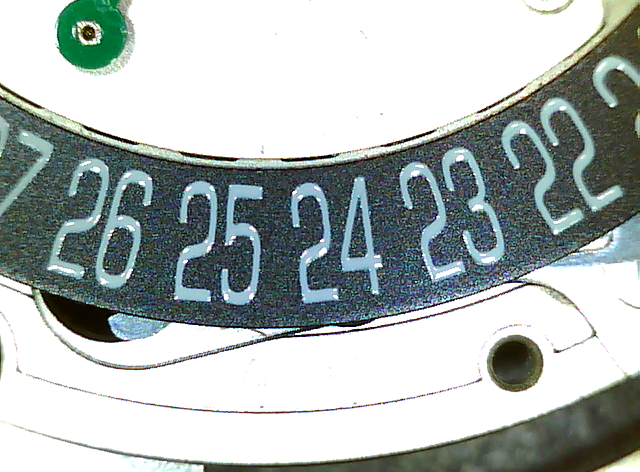
//> input picture OpencvTest2/fullPicture.png, 640 x 472 px, given in place of the camera
$ ./OpencvTest2_-_Backup_1   (built with g++ and OpenCV 4)
//> lines starting //> are read from the running program, lines starting //| are printed output that depends on the picture; after the words box and inside, x2 and y2 are one past the last pixel; in counts of white or black regions, pixels touching at a corner belong together
### OpencvTest2/stdafx.h
// stdafx.h : include file for standard system include files,
// or project specific include files that are used frequently, but
// are changed infrequently
//

#pragma once

#include "targetver.h"

#include <stdio.h>
#include <tchar.h>


// TODO: reference additional headers your program requires here

### OpencvTest2/OpencvTest2 - Backup 1.cpp
// OpencvTest2.cpp : Defines the entry point for the console application.
//

#include "stdafx.h"
#include <iostream>
#include <string>
#include <opencv2\opencv.hpp>
#include <stdio.h>
#include <stdlib.h>
#include <sys/timeb.h>
#include <vector>

#define _USE_MATH_DEFINES
#include <math.h>

using namespace std;
using namespace cv;

// Header
Mat takePicture(int cameraId);
void takeTrainingPicture(int cameraId);
void training();
bool saveXmlTraining(vector<int> classificationIntsTab, Mat trainingImagesAsFlattened);
void setInDataBase(int value, Mat numberMat, vector<int> &classificationIntsTab, Mat &trainingImagesAsFlattened);
int initKNN();
int applyKNN(Mat pictureToCompare);
Mat getPolygon(vector<vector<Point> > contours, int areaIndex, Mat img_src, bool numberIsStraight);
Mat setSearchingArea(Mat img_src);
int getNumberInPicture(Mat pictureToCompare);
int getMilliCount();
int getMilliSpan(int nTimeStart);
void pictureToPolygons(Mat img_src, Mat &leftPicture, Mat &rightPicture);
Mat getStraightPolygon(Mat img_src, Rect pictureBoundRect, vector<Point> pictureContour);
float angleConversion(float angle);

vector<Point> getContour(Mat pictureToCompare);
vector<int> applyShapeRecognition(Mat pictureToCompare);
vector<int> KNNRange(Mat pictureToCompare);
void echanger(Point2d tableau[], int a, int b);
void quickSort(Point2d tableau[], int debut, int fin);
int averageNumberFound(vector<int> range1, vector<int> range2);
vector<int> rangePerimeter(Mat pictureToCompare);
vector<int> findNearestPerimeters(vector<Point2d> perimeters, double actualPerimeter);

Mat getPolygonWithHierarchy(vector<vector<Point> > contours, int areaIndex, vector<Vec4i> hierarchy, Mat img_src);

// Constants to resize pictures
const int RESIZED_IMAGE_WIDTH = 40;
const int RESIZED_IMAGE_HEIGHT = 60;

// Constant to set if the program made a new training
const bool ASK_FOR_TRAINING_DEFAULT = false;

// Constant path
const string XML_PATH = "xml";
const string TRAINING_PICTURES_PATH = "new";

// Constant to filter size of polygons' deteted
int TOLERANCE_VALUE = 115;

// Search area in pourcentage of picture's size
int SEARCH_AREA_LEFT = 30;
int SEARCH_AREA_RIGHT = 60;
int SEARCH_AREA_TOP = 30;
int SEARCH_AREA_BOTTOM = 65;

// Local variable for training's matrix
Mat TrainingImagesAsFlattenedFloats;
Mat ClassificationInts;

using namespace std;
using namespace cv;

int main(int argc, char *argv[])
{
	int startTime;
	bool askForTraining = ASK_FOR_TRAINING_DEFAULT;

	// Set if training is required
	if (argc > 1) {
		if ((string)argv[1] == "true")
			askForTraining = true;
	}

	// Launch the training function
	if (askForTraining) {
		startTime = getMilliCount();
		cout << "--- Training started ---" << endl;
		training();
		cout << "Time takes to realize the training : " << getMilliSpan(startTime) << " milliseconds." << endl << endl;
	}

	// Loading xml
	startTime = getMilliCount();
	initKNN();
	cout << "Time token to load xml database :" << getMilliSpan(startTime) << endl;

	// Main loop
	int counter = 0;
	while (true) {
		Mat image;
		char key = 'q';
		while (key != ' ') {
			image = setSearchingArea(takePicture(1));
			imshow("Image prise", image);
			key = waitKey(10);
		}
		key = 'q';

		// Find Number's function with KNN method
		startTime = getMilliCount();
		int valueKNN = getNumberInPicture(image);
		cout << "Time token to find the good number with KNN method : " << getMilliSpan(startTime) << " milliseconds." << endl;

		// Find range of numbers with KNN method
		startTime = getMilliCount();
		Mat leftPicture, rightPicture;
		vector<int> knnRangeValuesLeft, knnRangeValuesRight;
		pictureToPolygons(image, leftPicture, rightPicture);
		knnRangeValuesRight = KNNRange(rightPicture);
		if(!leftPicture.empty())
			knnRangeValuesLeft = KNNRange(leftPicture);
		cout << "Time token to find the range of numbers with KNN methods : " << getMilliSpan(startTime) << " milliseconds." << endl;

		// [17 lines of commented-out code are left out]

		cout << "Range of values' found with KNN method : ";
		if (!knnRangeValuesLeft.empty()) {
			for (int i = 0; i < knnRangeValuesLeft.size(); ++i)
				cout << knnRangeValuesLeft[i] << " ";
			cout << "   ";
		}
		for (int i = 0; i < knnRangeValuesRight.size(); ++i)
			cout << knnRangeValuesRight[i] << " ";
		cout << endl;

		// [11 lines of commented-out code are left out]

		key = waitKey();
		if (key == 27) {
			break;
		}
		else if (key == 'f') {
			cout << "Number : ";
			string value;
			cin >> value;
			cout << "Number 2 : ";
			string value2;
			cin >> value2;
			imwrite(TRAINING_PICTURES_PATH + "\\" + value + "_picture" + value2 + ".png", image);
			training();
			initKNN();
		}
		cout << endl;
	}
    return 0;
}
/*
 * Function to take a picture
 */
Mat takePicture(int cameraId) {
//> called with cameraId = 1

	VideoCapture capture(cameraId);

	capture.set(CV_CAP_PROP_FRAME_WIDTH, 640);
	capture.set(CV_CAP_PROP_FRAME_HEIGHT, 480);
	capture.set(CV_CAP_PROP_GAIN, 0);

	if (!capture.isOpened()) {
		exit(1);
	}
	Mat picture;
	capture >> picture;
//> picture is the input picture: 472 rows x 640 cols, CV_8UC3; mean B, G, R 179.3, 180.7, 172
	if (picture.empty()) {
		exit(2);
	}
	return picture;
}

// [22 lines left out: function takeTrainingPicture, not called in this run]

/*
* Training function for the KNN algorithm
*/
// [42 lines left out: function training, not called in this run]

/*
* Function to save xml training files
*/
// [23 lines left out: function saveXmlTraining, not called in this run]

/*
* Function to add training picture's data in the different matrix
*/
// [10 lines left out: function setInDataBase, not called in this run]

/*
* Function to init KNN algorithm (load xml training files)
*/
int initKNN() {

	// File which contain the classification of numbers
	FileStorage fsClassifications(XML_PATH + "\\classification.xml", FileStorage::READ);

	if (!fsClassifications.isOpened()) {
		cout << "Error, unable to open training classifications file..." << endl;
		return -1;
	}
	fsClassifications["classifications"] >> ClassificationInts;
	fsClassifications.release();

	// File which contain the picture's matrix of numbers
	FileStorage fsTrainingImages(XML_PATH + "\\images.xml", FileStorage::READ);

	if (fsTrainingImages.isOpened() == false) {
		cout << "Error, unable to open training images file..." << endl;
		return -2;
	}
	fsTrainingImages["images"] >> TrainingImagesAsFlattenedFloats;
	fsTrainingImages.release();
}

/*
* Function to search which is the number (one digit) of the picture
*/
int applyKNN(Mat pictureToCompare) {

	CvMat training = TrainingImagesAsFlattenedFloats;											// NEW opencv 2.4
	CvMat classification = ClassificationInts;													// NEW opencv 2.4

	//Ptr<ml::KNearest> kNearest(ml::KNearest::create());										// OLD opencv 3.1
	//kNearest->train(TrainingImagesAsFlattenedFloats, ml::ROW_SAMPLE, ClassificationInts);		// OLD opencv 3.1
	int K = 1;																					// NEW opencv 2.4
	CvKNearest knn(&training, &classification, 0, false, K);									// NEW opencv 2.4
	CvMat* nearests = cvCreateMat(1, K, CV_32FC1);												// NEW opencv 2.4

	if(pictureToCompare.empty())
		return -3;

	Mat pictureFloat;
	resize(pictureToCompare, pictureToCompare, Size(RESIZED_IMAGE_WIDTH, RESIZED_IMAGE_HEIGHT));
	pictureToCompare.convertTo(pictureFloat, CV_32FC1);
	pictureFloat = pictureFloat.reshape(1, 1);

	Mat currentChar(0, 0, CV_32F);

	//kNearest->findNearest(pictureFloat, 1, currentChar);										// OLD opencv 3.1
	CvMat test = pictureFloat;																	// NEW opencv 2.4
	float fitCurrentChar = knn.find_nearest(&test, K, 0, 0, nearests, 0);						// NEW opencv 2.4

	//float fitCurrentChar = (float)currentChar.at<float>(0, 0);								// OLD opencv 3.1

	return int(fitCurrentChar) - 48;	// Because of ASCII
}

/*
* Function which return the polygon correspondant to the contour passed in parameters
* It also rotate polygon to have a straight number if bool is false
*/
// [46 lines left out: function getPolygon, not called in this run]

/*
* Function to set searching area
*/
Mat setSearchingArea(Mat img_src) {

	// Conversion in IplImage in order to use ROI
	IplImage *frame = new IplImage(img_src);

	// Calcul dimensions thanks to the percentage parameters
	int x = img_src.size().width*SEARCH_AREA_LEFT / 100;
	int y = img_src.size().height*SEARCH_AREA_TOP / 100;
	int width = img_src.size().width*SEARCH_AREA_RIGHT / 100 - x;
	int height = img_src.size().height*SEARCH_AREA_BOTTOM / 100 - y;

	// Set the new searching area
	cvSetImageROI(frame, cvRect(x, y, width, height));
	img_src = (cvarrToMat(frame).clone());
//> frame: 165 rows x 192 cols, CV_8UC3; every value is 255
	cvResetImageROI(frame);
//> frame: 472 rows x 640 cols, CV_8UC3; every value is 255
//> the 'q' key is pressed

	return img_src;
}

/*
* Function to find a number (with one or two digits) in a picture
*/
int getNumberInPicture(Mat pictureToCompare) {

	Mat leftPicture, rightPicture;

	pictureToPolygons(pictureToCompare, leftPicture, rightPicture);
	int valueLeft = applyKNN(leftPicture), valueRight = applyKNN(rightPicture);

	if (valueLeft < 0 && valueRight < 0) {
		return -1;
	}
	else {
		string result = "";
		if (valueLeft >= 0) {
			result += (valueLeft + 48);
		}
		if (valueRight >= 0) {
			result += (valueRight+48);
		}
		return stoi(result);
	}
}

/*
* Function get the actual time
*/
int getMilliCount() {
	timeb tb;
	ftime(&tb);
	int nCount = tb.millitm + (tb.time & 0xfffff) * 1000;
	return nCount;
}

/*
* Function to caculate the duration between now and an other time in parameter
*/
int getMilliSpan(int nTimeStart) {
	int nSpan = getMilliCount() - nTimeStart;
	if (nSpan < 0)
		nSpan += 0x100000 * 1000;
	return nSpan;
}

void pictureToPolygons(Mat img_src, Mat &leftPicture, Mat &rightPicture) {

	Mat img_temp;

	// Picture manipulation
	cvtColor(img_src, img_temp, CV_BGR2GRAY);
	blur(img_temp, img_temp, Size(3, 3));
	threshold(img_temp, img_temp, 127, 255, THRESH_BINARY);
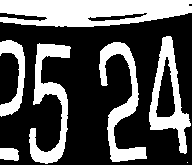
//> img_temp: 165 rows x 192 cols, CV_8UC1; 33.6% white; 7 white regions (1 under 20 px)

	// Search for the different polygons in picture
	vector<vector<Point> > contours;
	vector<Vec4i> hierarchy;
	findContours(img_temp, contours, hierarchy, CV_RETR_TREE, CV_CHAIN_APPROX_SIMPLE, Point(0, 0));
//> contours = 9 contours, 1 with area under 20; largest, box (x1, y1, x2, y2) and area: (0, 0, 192, 27) 4029, (149, 36, 191, 154) 2284, (29, 43, 71, 164) 1690, (99, 42, 147, 162) 1644, (155, 56, 176, 118) 744, (0, 40, 25, 117) 728, (87, 12, 148, 22) 245, (0, 148, 19, 161) 189

	// [7 lines of commented-out code are left out]
	int largestArea = 0, largestAreaIndex = 0, secondLargestArea = 0, secondLargestAreaIndex = 0;
	Rect boundRect1, boundRect2;
	for (int i = 0; i< contours.size(); i++)
	{
		double a = contourArea(contours[i], false);
		if (a > largestArea) {
			Rect temp = boundingRect(contours[i]);
			if (temp.br().y - temp.tl().y >= TOLERANCE_VALUE) {
				// Move largest to secondLargest
				secondLargestArea = largestArea;
				secondLargestAreaIndex = largestAreaIndex;
				boundRect2 = boundRect1;

				// a = largest
				largestArea = a;
				largestAreaIndex = i;
				boundRect1 = boundingRect(contours[i]);
			}
		}
		else if (a > secondLargestArea) {
			Rect temp = boundingRect(contours[i]);
			if (temp.br().y - temp.tl().y >= TOLERANCE_VALUE) {
				// a = secondLargest
				secondLargestArea = a;
				secondLargestAreaIndex = i;
				boundRect2 = boundingRect(contours[i]);
			}
		}
	}
//> this loop made 9 passes
//> (a, secondLargestArea, boundRect2, largestArea, boundRect1) on pass 6: (2283.5, 1689, Rect(29, 43, 42, 121), 2283, Rect(149, 36, 42, 118))
//> after the loop, secondLargestArea = 1689; secondLargestAreaIndex = 2; largestArea = 2283; largestAreaIndex = 5
	// Set which polygon is right and which is left
	int leftAreaIndex, rightAreaIndex;
	int leftArea, rightArea;
	if (boundRect1.tl().x < boundRect2.tl().x) {
		leftAreaIndex = largestAreaIndex;
		leftArea = largestArea;
		rightAreaIndex = secondLargestAreaIndex;
		rightArea = secondLargestArea;
	}
	else {
		rightAreaIndex = largestAreaIndex;
//> rightAreaIndex = 5
		rightArea = largestArea;
//> rightArea = 2283
		leftAreaIndex = secondLargestAreaIndex;
//> leftAreaIndex = 2
		leftArea = secondLargestArea;
//> leftArea = 1689
	}

	// Set left picture
	if (leftArea == 0) {
		leftPicture = NULL;
	}
	else {
		//leftPicture = getPolygon(contours, leftAreaIndex, img_temp, false);
		leftPicture = getPolygonWithHierarchy(contours, leftAreaIndex, hierarchy, img_temp);

	}
	// Set right picture
	if (rightArea == 0) {
		rightPicture = NULL;
	}
	else {
		//rightPicture = getPolygon(contours, rightAreaIndex, img_temp, false);
		rightPicture = getPolygonWithHierarchy(contours, rightAreaIndex, hierarchy, img_temp);
	}
}

Mat getStraightPolygon(Mat img_src, Rect pictureBoundRect, vector<Point> pictureContour) {

	int marge = 30;
	RotatedRect rotRect = minAreaRect(pictureContour);
	Point2f centerOfPicture = Point2f(pictureBoundRect.width / 2.0F, pictureBoundRect.height / 2.0F);
	Mat rotMat = getRotationMatrix2D(centerOfPicture, angleConversion(rotRect.angle), 1);

	Mat img_res(img_src.rows+2*marge, img_src.cols+2*marge, img_src.type(), Scalar::all(0));
	img_src.copyTo(img_res(Rect(marge,marge, img_src.cols, img_src.rows)));

	warpAffine(img_res, img_res, rotMat, img_res.size() , INTER_CUBIC);

	return img_res;
}

float angleConversion(float angle) {

	if (angle < -45)
		return 90+angle;
	else
		return angle;
}

// [246 lines left out: functions applyShapeRecognition, getContour, KNNRange, echanger, quickSort, averageNumberFound and 2 more, not called in this run]

Mat getPolygonWithHierarchy(vector<vector<Point>> contours, int areaIndex, vector<Vec4i> hierarchy, Mat img_src) {
//> called with areaIndex = 2

	// Set the area of the number (with a straight rectangle)
	vector<vector<Point>> contours_poly(contours.size());
//> contours_poly = 9 empty contours
	approxPolyDP(Mat(contours[areaIndex]), contours_poly[areaIndex], 3, true);
//> contours_poly = 9 entries, 1 filled: 1 contour; box (x1, y1, x2, y2) and area: (30, 43, 71, 164) 1574
	Rect boundRect = boundingRect(Mat(contours_poly[areaIndex]));
//> boundRect = Rect(30, 43, 41, 121)

	// Draw this area in a empty matrix (with picture source's size)
	Scalar polygonColor = Scalar(255, 255, 255); // White contour
	img_src = Mat::zeros(img_src.size(), CV_8UC3);
	drawContours(img_src, contours_poly, areaIndex, polygonColor, 1, 8, vector<Vec4i>(), 0, Point());
//> img_src: 165 rows x 192 cols, CV_8UC3; 1.3% white in thin lines or dots, all inside (x1, y1, x2, y2) = (30, 43, 71, 164)

	for (int i = 0; i < hierarchy.size(); ++i) {
		if (hierarchy[i][3] == areaIndex) {
			approxPolyDP(Mat(contours[i]), contours_poly[i], 3, true);
			drawContours(img_src, contours_poly, i, polygonColor, 1, 8, vector<Vec4i>(), 0, Point());
			//cout << "h " << i << " : " << hierarchy[i][3] << endl;
		}
	}
//> this loop made 9 passes

	// Crop picture
	IplImage *frame = new IplImage(img_src);
	cvSetImageROI(frame, cvRect(boundRect.tl().x, boundRect.tl().y, boundRect.br().x - boundRect.tl().x, boundRect.br().y - boundRect.tl().y));
//> frame: 121 rows x 41 cols, CV_8UC3; 8.5% white in thin lines or dots
	Mat mat_res = (cvarrToMat(frame).clone());
	cvResetImageROI(frame);

	// Get straight polygon (a biggest picture to not lose parts of original picture)
	Mat straightPicture = getStraightPolygon(mat_res, boundRect, contours[areaIndex]);
//> in getStraightPolygon, `RotatedRect rotRect = minAreaRect(pictureContour);`: rotRect = centre (50.4, 103.6), size (119.3, 37.4), angle -85.1
//> in getStraightPolygon, `Point2f centerOfPicture = Point2f(pictureBoundRect.width / 2.0F, pictu..`: centerOfPicture = Point(20.5, 60.5)
//> in getStraightPolygon, `Mat rotMat = getRotationMatrix2D(centerOfPicture, angleConversion(rotR..`: rotMat = [[0.996, 0.0854, -5.09], [-0.0854, 0.996, 1.97]]
//> in getStraightPolygon, `warpAffine(img_res, img_res, rotMat, img_res.size() , INTER_CUBIC);`:
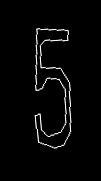
//> img_res: 181 rows x 101 cols, CV_8UC3; min 0, max 255, mean 6.6

	// Find contour with the new picture
	vector<vector<Point>> contours_straight;
	vector<Vec4i> hierarchy_straight;
	cvtColor(straightPicture, straightPicture, CV_BGR2GRAY);
	findContours(straightPicture.clone(), contours_straight, hierarchy_straight, CV_RETR_TREE, CV_CHAIN_APPROX_SIMPLE, Point(0, 0));
//> contours_straight = 19 contours, 16 with area under 20; largest, box (x1, y1, x2, y2) and area: (33, 27, 73, 150) 1815, (35, 54, 71, 148) 982, (36, 29, 68, 57) 339

	// Get the index of the good contour
	int largestArea = 0, largestAreaIndex = 0;
	for (int i = 0; i < contours_straight.size(); i++){
		double a = contourArea(contours_straight[i], false);
		if (a > largestArea) {
			largestArea = a;
			largestAreaIndex = i;
		}
	}
//> this loop made 19 passes
//> (a, largestArea) on pass 1: (1815, 1815)
//> after the loop, largestArea = 1815; largestAreaIndex = 0
	vector<vector<Point> > contours_poly_straight(contours_straight.size());
//> contours_poly_straight = 19 empty contours
	approxPolyDP(Mat(contours_straight[largestAreaIndex]), contours_poly_straight[largestAreaIndex], 3, true);
//> contours_poly_straight = 19 entries, 1 filled: 1 contour; box (x1, y1, x2, y2) and area: (33, 27, 73, 150) 2062
	Rect boundRectStraight = boundingRect(Mat(contours_poly_straight[largestAreaIndex]));
//> boundRectStraight = Rect(33, 27, 40, 123)

	// Crop picture
	IplImage *frameStraight = new IplImage(straightPicture);
	cvSetImageROI(frameStraight, cvRect(boundRectStraight.tl().x, boundRectStraight.tl().y, boundRectStraight.br().x - boundRectStraight.tl().x, boundRectStraight.br().y - boundRectStraight.tl().y));
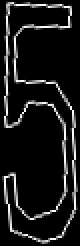
//> frameStraight: 123 rows x 40 cols, CV_8UC1 (shown 2 times larger); min 0, max 255, mean 24.5
//> call 2 of getPolygonWithHierarchy, with areaIndex = 5
//> in getPolygonWithHierarchy (call 2), `vector<vector<Point>> contours_poly(contours.size());`: contours_poly = 9 empty contours
//> in getPolygonWithHierarchy (call 2), `approxPolyDP(Mat(contours[areaIndex]), contours_poly[areaIndex], 3, tr..`: contours_poly = 9 entries, 1 filled: 1 contour; box (x1, y1, x2, y2) and area: (150, 36, 191, 154) 2283
//> in getPolygonWithHierarchy (call 2), `Rect boundRect = boundingRect(Mat(contours_poly[areaIndex]));`: boundRect = Rect(150, 36, 41, 118)
//> the loop in getPolygonWithHierarchy (call 2), `for (int i = 0; i < hierarchy.size(); ++i)` made 9 passes
//> after the loop in getPolygonWithHierarchy (call 2), `for (int i = 0; i < hierarchy.size(); ++i)`:
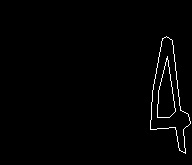
//> img_src: 165 rows x 192 cols, CV_8UC3; 1.3% white in thin lines or dots, all inside (x1, y1, x2, y2) = (150, 36, 191, 154)
//> in getPolygonWithHierarchy (call 2), `cvSetImageROI(frame, cvRect(boundRect.tl().x, boundRect.tl().y, boundR..`:
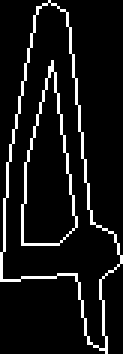
//> frame: 118 rows x 41 cols, CV_8UC3 (shown 3 times larger); 8.4% white in thin lines or dots
//> call 2 of getStraightPolygon, with pictureBoundRect = Rect(150, 36, 41, 118)
//> in getStraightPolygon (call 2), `RotatedRect rotRect = minAreaRect(pictureContour);`: rotRect = centre (163.7, 97.1), size (40.4, 118.4), angle -12.2
//> in getStraightPolygon (call 2), `Point2f centerOfPicture = Point2f(pictureBoundRect.width / 2.0F, pictu..`: centerOfPicture = Point(20.5, 59)
//> in getStraightPolygon (call 2), `Mat rotMat = getRotationMatrix2D(centerOfPicture, angleConversion(rotR..`: rotMat = [[0.977, -0.212, 12.97], [0.212, 0.977, -3]]
//> in getStraightPolygon (call 2), `warpAffine(img_res, img_res, rotMat, img_res.size() , INTER_CUBIC);`:
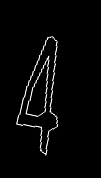
//> img_res: 178 rows x 101 cols, CV_8UC3; min 0, max 255, mean 6.5
//> in getPolygonWithHierarchy (call 2), `findContours(straightPicture.clone(), contours_straight, hierarchy_str..`: contours_straight = 22 contours, 19 with area under 20; largest, box (x1, y1, x2, y2) and area: (16, 35, 60, 156) 2444, (17, 37, 58, 154) 1404, (26, 61, 49, 116) 580
//> the loop in getPolygonWithHierarchy (call 2), `for (int i = 0; i < contours_straight.size(); i++)` made 22 passes
//> (a, largestArea) on pass 4: (2443.5, 2443)
//> after the loop in getPolygonWithHierarchy (call 2), `for (int i = 0; i < contours_straight.size(); i++)`: largestArea = 2443; largestAreaIndex = 3
//> in getPolygonWithHierarchy (call 2), `vector<vector<Point> > contours_poly_straight(contours_straight.size());`: contours_poly_straight = 22 empty contours
//> in getPolygonWithHierarchy (call 2), `approxPolyDP(Mat(contours_straight[largestAreaIndex]), contours_poly_s..`: contours_poly_straight = 22 entries, 1 filled: 1 contour; box (x1, y1, x2, y2) and area: (16, 35, 60, 156) 2506
//> in getPolygonWithHierarchy (call 2), `Rect boundRectStraight = boundingRect(Mat(contours_poly_straight[large..`: boundRectStraight = Rect(16, 35, 44, 121)
//> in getPolygonWithHierarchy (call 2), `cvSetImageROI(frameStraight, cvRect(boundRectStraight.tl().x, boundRec..`:
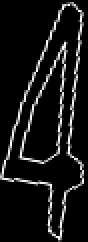
//> frameStraight: 121 rows x 44 cols, CV_8UC1 (shown 2 times larger); min 0, max 255, mean 21.8
//> (the run ends here: the program needs code that is not available in this run, at `CvKNearest knn(&training, &classification, 0, false, K);`)

$ run again, on OpencvTest2/pictureToSearch.png
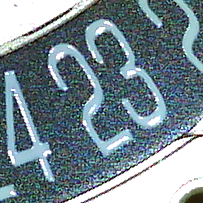
//> input picture OpencvTest2/pictureToSearch.png, 203 x 203 px, given in place of the camera
//> in takePicture, picture is the input picture: 203 rows x 203 cols, CV_8UC3; mean B, G, R 144, 135.5, 117.4
//> in setSearchingArea, `cvSetImageROI(frame, cvRect(x, y, width, height));`:
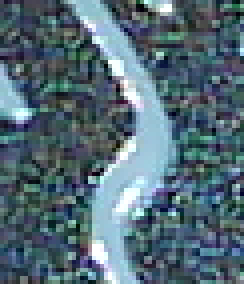
//> frame: 71 rows x 61 cols, CV_8UC3 (shown 4 times larger); mean B, G, R 118.6, 107, 83.9
//> in pictureToPolygons, `threshold(img_temp, img_temp, 127, 255, THRESH_BINARY);`:
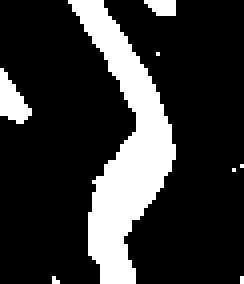
//> img_temp: 71 rows x 61 cols, CV_8UC1 (shown 4 times larger); 19.9% white; 8 white regions (5 under 20 px)
//> contours = 8 contours, 6 with area under 20; largest, box (x1, y1, x2, y2) and area: (17, 0, 44, 71) 684, (0, 17, 8, 31) 48
//> the loop in pictureToPolygons, `for (int i = 0; i< contours.size(); i++)` made 8 passes
//> (a, temp) on passes 2, 5, 7, 8: (0.5, Rect(13, 69, 2, 2)), (47.5, Rect(0, 17, 8, 14)), (16.5, Rect(36, 0, 8, 4)), (683.5, Rect(17, 0, 27, 71))
//> after the loop in pictureToPolygons, `for (int i = 0; i< contours.size(); i++)`: secondLargestArea = 0; boundRect2 = Rect(0, 0, 0, 0); largestArea = 0; boundRect1 = Rect(0, 0, 0, 0)
//> rightAreaIndex = 0
